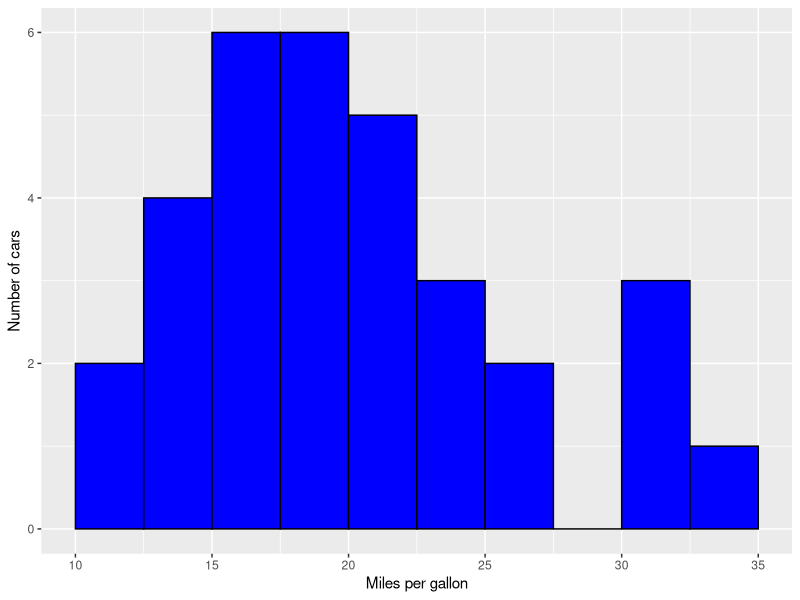
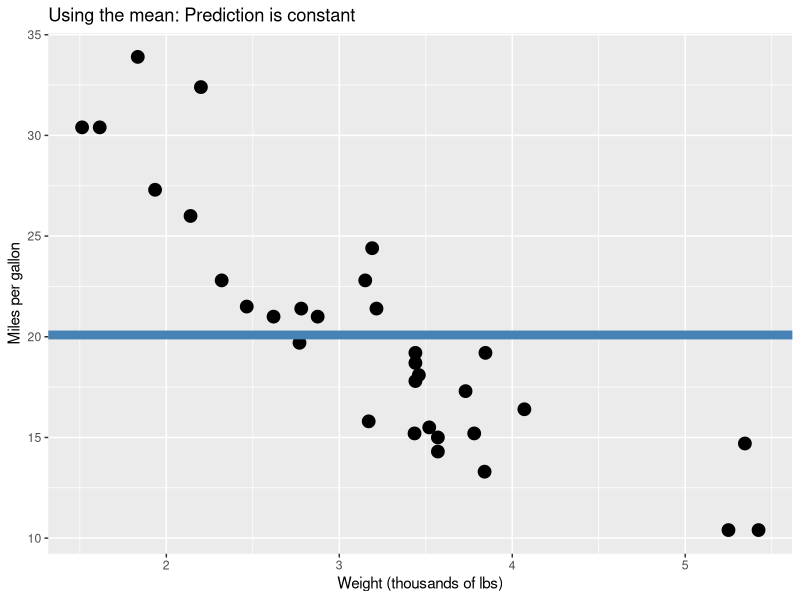
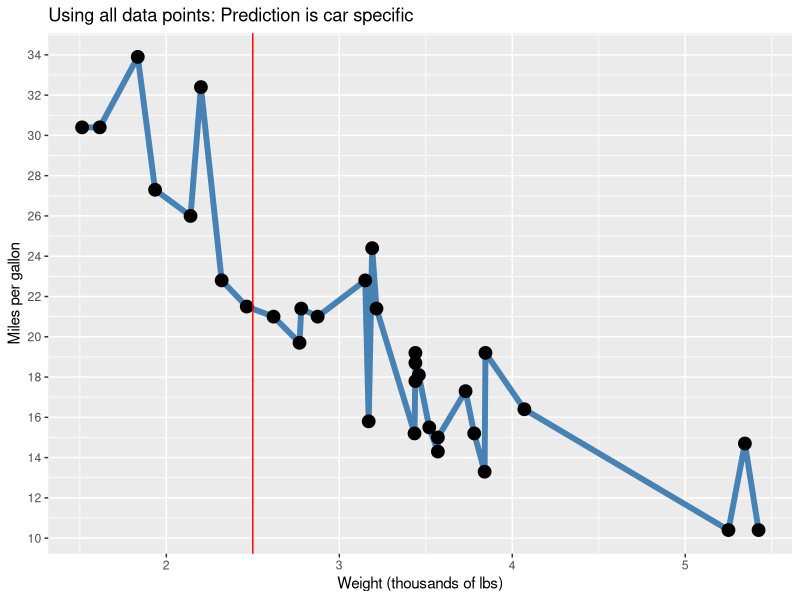
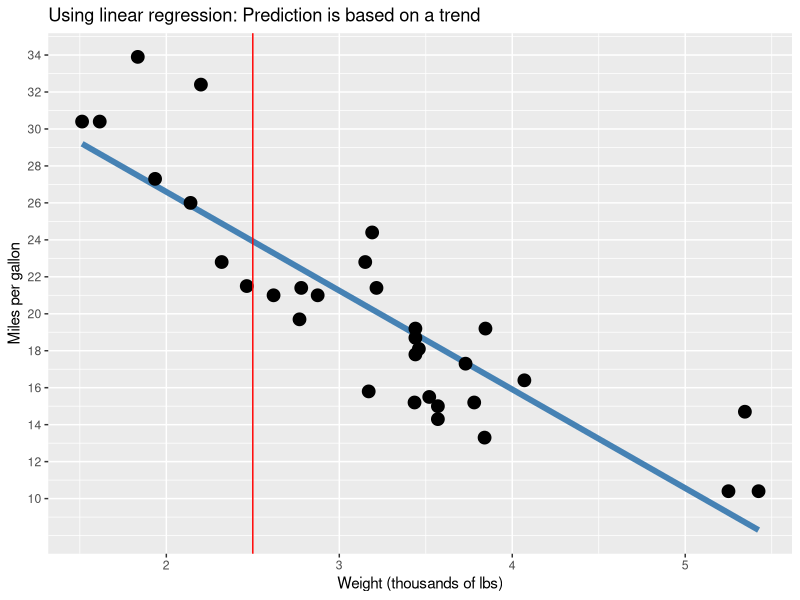

The R source for these figures, in order:
## ---- chunk 1
# The following code is a basic setup of options for your document
knitr::opts_chunk$set(echo = TRUE,
                      eval = TRUE, 
                      warning = TRUE,
                      message = FALSE,
                      fig.align = "center", 
                      R.options = list(max.print=50))

# Edit the file starting below

## ---- chunk 2
# Load packages 
library(tidyverse)
## ---- chunk 3
# Take a quick look
head(mtcars)
## ---- chunk 4
# Take a look at the values of mpg
mtcars |> 
    ggplot(aes(x = mpg)) +
    geom_histogram(binwidth = 2.5, center = 1.25, 
                   color = "black", fill = "blue") + 
    labs(x = "Miles per gallon",
         y = "Number of cars") 

# Find the mean value of mpg
mean(mtcars$mpg)
## ---- chunk 5
# Find the correlation matrix
cor(mtcars)[,1] # only show the first column
## ---- chunk 6
# Represent mpg vs. weight
mtcars |> 
  ggplot(aes(x = wt, y = mpg)) + 
  geom_point(size = 4) + 
  labs(x = "Weight (thousands of lbs)",
       y = "Miles per gallon",
       title = "Using the mean: Prediction is constant") +
  # Show the overall mean of mpg as a horizontal line
  geom_hline(aes(yintercept = mean(mpg)), size = 3, color = "steelblue")
## ---- chunk 7
mtcars |>
  ggplot(aes(x = wt, y = mpg)) +
  # Consider a very refined model that goes through each data point
  geom_line(color = "steelblue", size = 2) +
  geom_point(size = 4) + 
  labs(x = "Weight (thousands of lbs)",
       y = "Miles per gallon",
       title = "Using all data points: Prediction is car specific") +
  scale_y_continuous(breaks = seq(10, 35, 2)) +
  # Show the weight as a vertical line
  geom_vline(xintercept = 2.5, color = "red")
## ---- chunk 8
mtcars |>
  ggplot(aes(x = wt, y = mpg)) +
  # Consider a linear regression model
  geom_smooth(method = "lm", se = FALSE, color = "steelblue", size = 2) +
  geom_point(size = 4) + 
  labs(x = "Weight (thousands of lbs)",
       y = "Miles per gallon",
       title = "Using linear regression: Prediction is based on a trend") +
  scale_y_continuous(breaks = seq(10, 35, 2)) +
  # Show the weight as a vertical line
  geom_vline(xintercept = 2.5, color = "red")
## ---- chunk 9
mtcars |> 
  # Only keep variables of interest
  select(mpg, wt) |>
  # Add a new data point (add a new row)
  rbind(data.frame(mpg = 29,
                   wt = 2.5)) |>
  # Only look at the last 6 rows
  tail()
## ---- chunk 10
# Write and submit code here!

